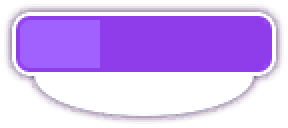
#> input picture art/ngo_recolor/UI_CMN_Chara_LFrame_01.png, 144 x 64 px (shown 2 times larger)
$ python ngo_select_top_mock.py ../art/ngo_recolor/UI_CMN_Chara_LFrame_01.png ../art/ngo_recolor/UI_CMN_Chara_RFrame_01.png ../art/ngo_recolor/UI_CMN_Chara_RFrame_01.png 1.0 ../art/ngo_recolor/UI_CMN_Chara_RFrame_01.png
#> lines starting #> are read from the running program, lines starting #| are printed output that depends on the picture; after the words box and inside, x2 and y2 are one past the last pixel; in counts of white or black regions, pixels touching at a corner belong together
"""Mock of the music-select top screen's character row at full resolution, laid out from the game's own UI
coordinates (09_select_Music.ui.json: 1 UI unit = 1 px, screen left x -1087, top y 968): the leader portrait clipped
to its mask (288x312) and the screen edge, the leader LV plate group scaled by K (ngo_leader_lv_scale.py), and the
four partner cards (frame, base, picture, "LV" and star). Card pictures come from ngo_partner_cards.py.
usage: python ngo_select_top_mock.py <leader png> <cards dir> <frames dir> <K> <out png>"""
import os, sys
from PIL import Image, ImageDraw

LEADER, CARDS, FRAMES, K, OUT = sys.argv[1], sys.argv[2], sys.argv[3], float(sys.argv[4]), sys.argv[5]
def px(x, y): return x + 1087, 968 - y   # UI -> screen px

can = Image.new("RGBA", (760, 470), (246, 214, 236, 255))
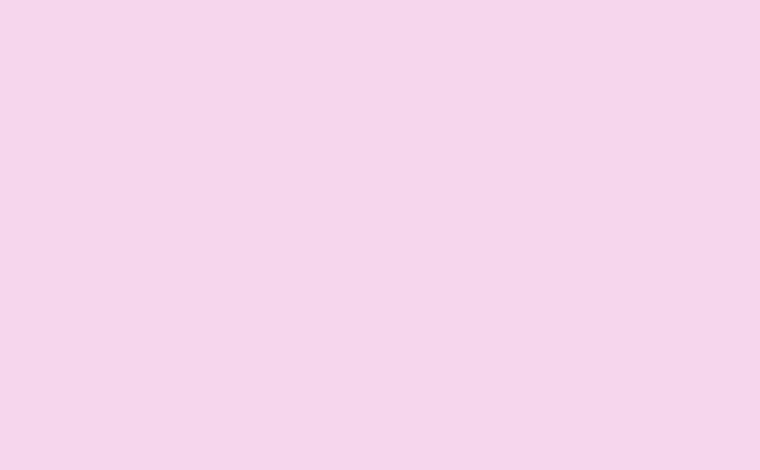
#> can: PIL image 760x470 RGBA; mean R, G, B, A 246, 214, 236, 255
# leader: texture 512 x 0.6 centred on the mask (-974, 661); mask 288 x 312
mx0, my0 = px(-1118, 817); mx1, my1 = px(-830, 505)
lead = Image.open(LEADER).convert("RGBA").resize((307, 307), Image.LANCZOS)
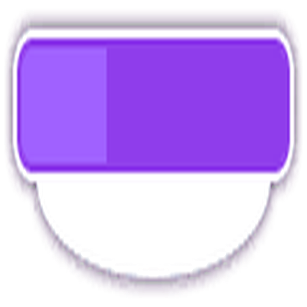
#> lead: PIL image 307x307 RGBA; mean R, G, B, A 132.1, 95.4, 170.5, 169.5; transparent parts drawn white
layer = Image.new("RGBA", can.size); cx, cy = px(-974, 661)
#> after `layer = Image.new('RGBA', can.size)`: layer: PIL image 760x470 RGBA; every value is 0
layer.alpha_composite(lead, (round(cx - 153.5), round(cy - 153.5)))
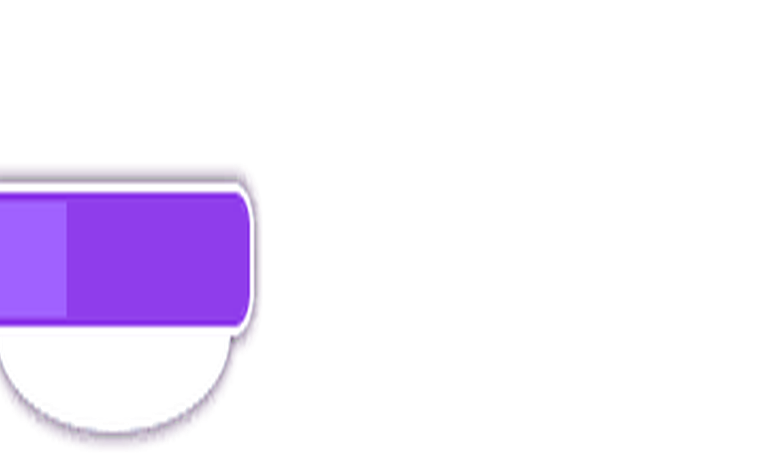
#> layer: PIL image 760x470 RGBA; mean R, G, B, A 32.4, 23.6, 41.6, 41.7; transparent parts drawn white
clip = Image.new("L", can.size, 0); ImageDraw.Draw(clip).rectangle([max(mx0, 0), my0, mx1 - 1, my1 - 1], fill=255)
#> after `clip = Image.new('L', can.size, 0)`: clip: PIL image 760x470 L; every value is 0
#> after `ImageDraw.Draw(clip).rectangle([max(mx0, 0), my0, mx1 - 1, my1 - 1], f`:
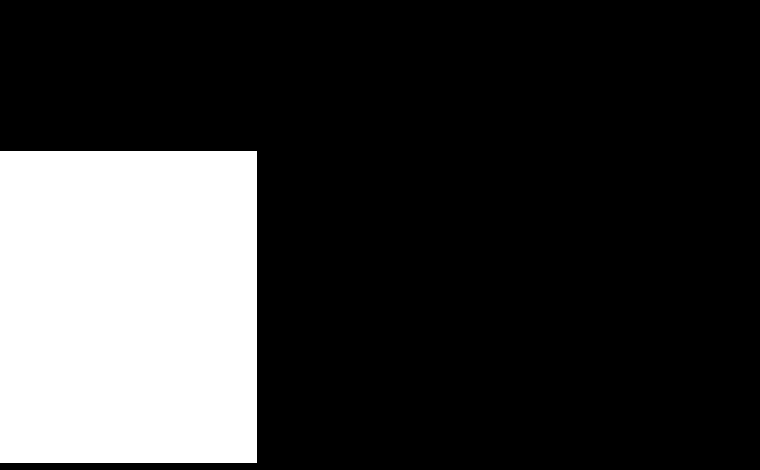
#> clip: PIL image 760x470 L; 22.4% white; 1 white region, box (x1, y1, x2, y2) and area: (0, 151, 257, 463) 80184
can.paste(layer, (0, 0), Image.composite(layer.getchannel("A"), Image.new("L", can.size, 0), clip))
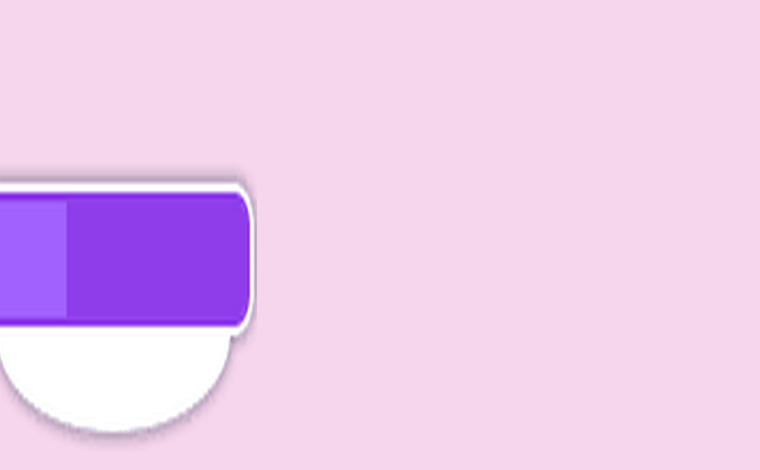
#> can: PIL image 760x470 RGBA; mean R, G, B, A 236.1, 201.8, 236.5, 253.8; transparent parts drawn white
# leader LV group, Null_object origin (-970, 652): plate (-2,-89) 144x64, Lv (-41.3,-79) x0.8, scaled by K about (-2,-81)
def sc(x, y): return -970 + (-2 + (x + 2) * K), 652 + (-81 + (y + 81) * K)
plate = Image.open(os.path.join(FRAMES, "UI_CMN_Chara_LFrame_01.png")).convert("RGBA")
#> plate is the input picture: PIL image 144x64 RGBA; mean R, G, B, A 144.7, 99.7, 187.6, 169.8
pl = plate.resize((round(144 * K), round(64 * K)), Image.NEAREST); x, y = px(*sc(-2, -89))
can.alpha_composite(pl, (round(x - pl.width / 2), round(y - pl.height / 2)))
#> (the run stopped early here; a loop or call above may not have finished)

$ run again, with art/ngo_recolor/UI_CHS_SelectorBase_Open_S.png copied over art/ngo_recolor/UI_CMN_Chara_LFrame_01.png
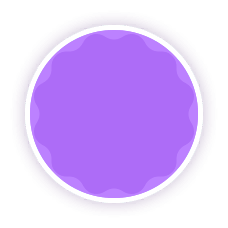
#> input picture art/ngo_recolor/UI_CHS_SelectorBase_Open_S.png, 228 x 228 px
#> clip: PIL image 760x470 L; every value is 0
#> clip: PIL image 760x470 L; 22.4% white; 1 white region, box (x1, y1, x2, y2) and area: (0, 151, 257, 463) 80184
#> `can.paste(layer, (0, 0), Image.composite(layer.getchannel("A"), Image...`:
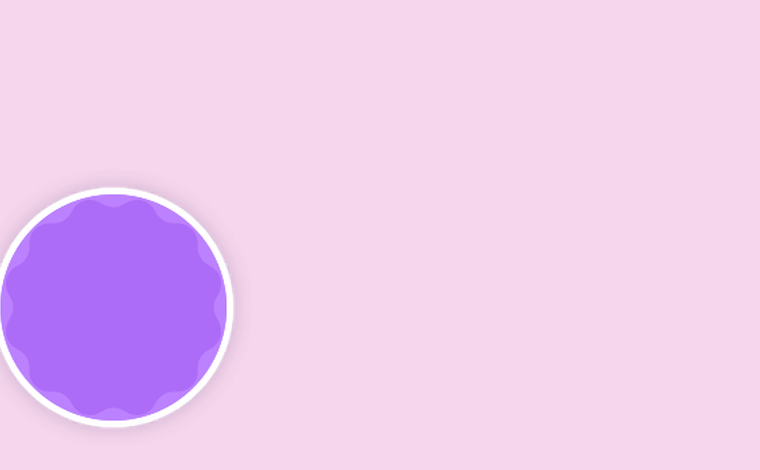
#> can: PIL image 760x470 RGBA; mean R, G, B, A 237.7, 202.5, 237.3, 254.4; transparent parts drawn white
#> plate is the input picture: PIL image 228x228 RGBA; mean R, G, B, A 125, 73.4, 174.5, 124.7
#> `pl = plate.resize((round(144 * K), round(64 * K)), Image.NEAREST)`:
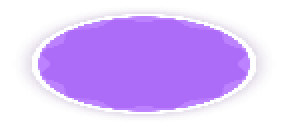
#> pl: PIL image 144x64 RGBA (shown 2 times larger); mean R, G, B, A 124.8, 73.1, 174.3, 124.7; transparent parts drawn white

$ run again, with art/ngo_recolor/UI_CMN_Nomal.png copied over art/ngo_recolor/UI_CMN_Chara_LFrame_01.png
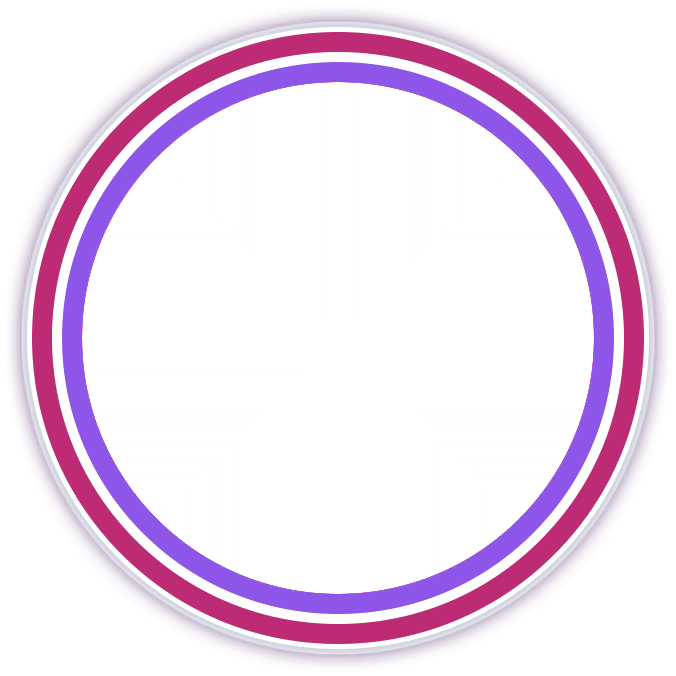
#> input picture art/ngo_recolor/UI_CMN_Nomal.png, 676 x 676 px
#> clip: PIL image 760x470 L; every value is 0
#> clip: PIL image 760x470 L; 22.4% white; 1 white region, box (x1, y1, x2, y2) and area: (0, 151, 257, 463) 80184
#> `can.paste(layer, (0, 0), Image.composite(layer.getchannel("A"), Image...`:
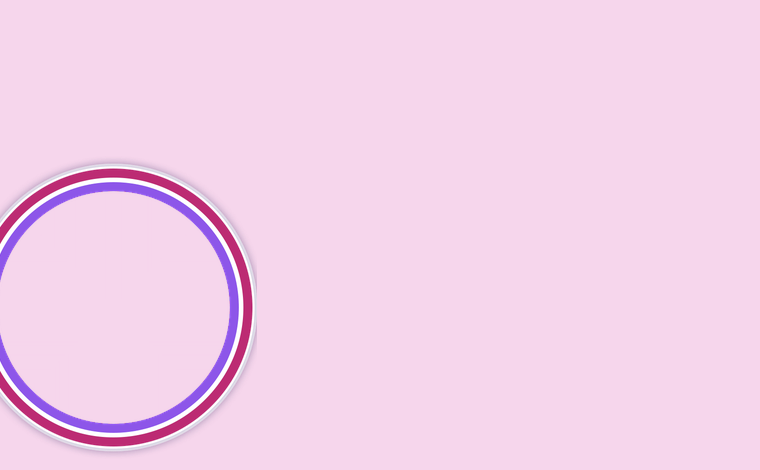
#> can: PIL image 760x470 RGBA; mean R, G, B, A 242.8, 208.9, 233.7, 254.3; transparent parts drawn white
#> plate is the input picture: PIL image 676x676 RGBA; mean R, G, B, A 159.4, 87.5, 160.3, 61.9
#> `pl = plate.resize((round(144 * K), round(64 * K)), Image.NEAREST)`:
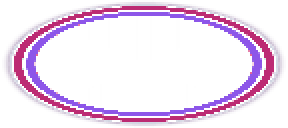
#> pl: PIL image 144x64 RGBA (shown 2 times larger); mean R, G, B, A 158.1, 87.4, 161.5, 62; transparent parts drawn white
